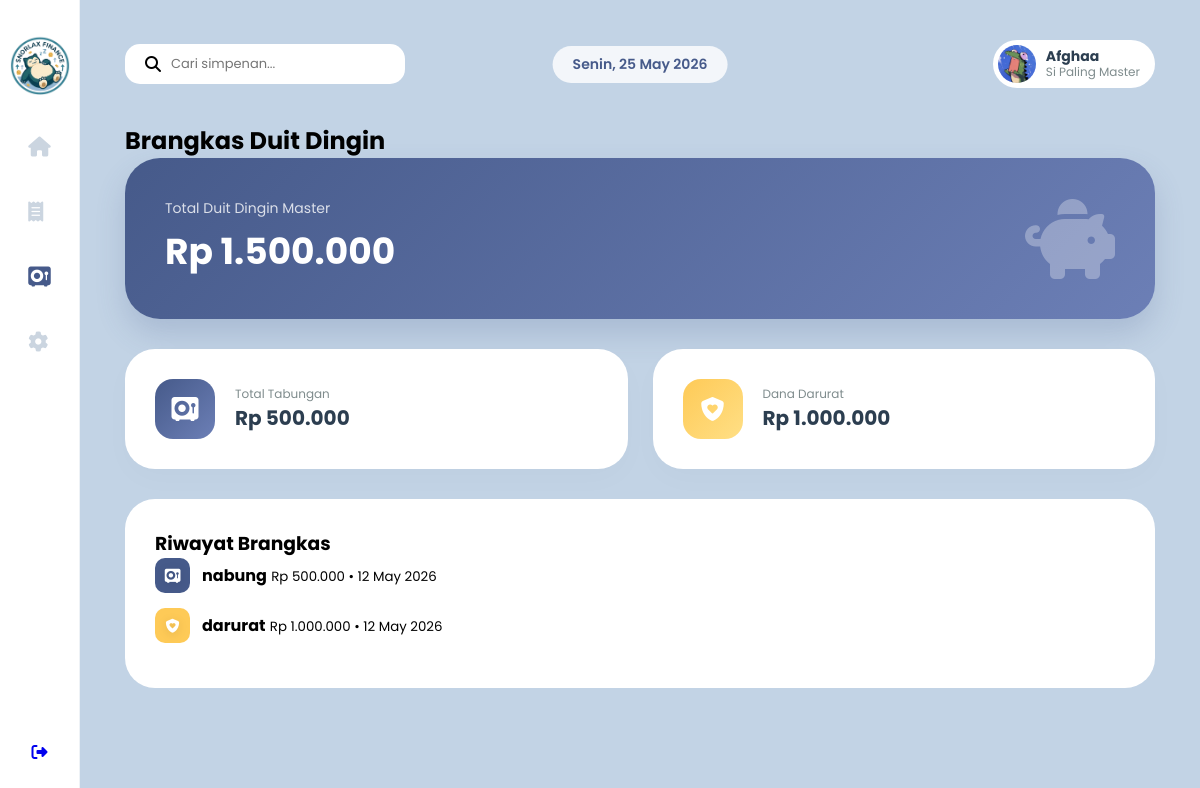
Page /fitur/vault.php (signed in) on the committed database.
### tables this page shows
CREATE TABLE `dompet` (
  `id` int NOT NULL,
  `user_id` int DEFAULT NULL,
  `tabungan` decimal(15,2) DEFAULT '0.00',
  `pengeluaran` decimal(15,2) DEFAULT '0.00',
  `pemasukan` decimal(15,2) DEFAULT '0.00',
  `dana_darurat` decimal(15,2) DEFAULT '0.00'
);

CREATE TABLE `transaksi` (
  `id` int NOT NULL,
  `user_id` int DEFAULT NULL,
  `judul` varchar(100) DEFAULT NULL,
  `tipe` varchar(50) DEFAULT NULL,
  `nominal` decimal(15,2) DEFAULT NULL,
  `tanggal` timestamp NULL DEFAULT CURRENT_TIMESTAMP
);

### config/koneksi.php (called while the page is built, shortened)
<?php
function formatRupiah(int $angka)
{
    return "Rp " . number_format($angka, 0, ',', '.');
}

### fitur/vault.php (the view, shortened to what this page needs)
<?php
require_once "../config/koneksi.php";
$user_id = $_SESSION['user_id'];
$q_dompet = mysqli_query($conn, "SELECT tabungan, dana_darurat FROM dompet WHERE user_id = '$user_id'");
$d = mysqli_fetch_assoc($q_dompet);
$total_tabungan = $d['tabungan'] ?? 0;
$total_darurat  = $d['dana_darurat'] ?? 0;
$total_duit_dingin = $total_tabungan + $total_darurat;
$q_trx = mysqli_query($conn, "SELECT * FROM transaksi
    WHERE user_id = '$user_id'
    AND tipe IN ('tabungan', 'dana_darurat')
    ORDER BY tanggal DESC");
$daftar_hari = ['Sunday' => 'Minggu', 'Monday' => 'Senin', 'Tuesday' => 'Selasa', 'Wednesday' => 'Rabu', 'Thursday' => 'Kamis', 'Friday' => 'Jumat', 'Saturday' => 'Sabtu'];
$tanggal_sekarang = $daftar_hari[date('l')] . ", " . date('d M Y');
?>
<!DOCTYPE html>
<html lang="en">
<head>
    <link rel="stylesheet" href="../css/dashboard.css">
    <link rel="stylesheet" href="https://cdnjs.cloudflare.com/ajax/libs/font-awesome/6.5.0/css/all.min.css">
</head>
<body>
    <div class="app-container">
        <aside class="sidebar">
            <div class="logo"><img src="../assets/img/logo.png" alt="Logo"></div>
            <nav class="menu">
                <a href="../auth/dashboard.php"><i class="fa-solid fa-house"></i></a>
                <a href="riwayat.php"><i class="fa-solid fa-receipt"></i></a>
                <a href="vault.php" class="active"><i class="fa-solid fa-vault"></i></a>
                <a href="setting.php"><i class="fa-solid fa-gear"></i></a>
            </nav>
            <div class="sidebar-bottom"><a href="../auth/logout.php"><i class="fa-solid fa-right-from-bracket"></i></a></div>
        </aside>
        <main class="main-content">
            <header class="topbar">
                <div class="search-box">
                    <i class="fa-solid fa-magnifying-glass"></i>
                    <input type="text" placeholder="Cari simpenan...">
                </div>
                <div class="date-center"><span><?php echo $tanggal_sekarang; ?></span></div>
                <div class="topbar-right">
                    <div class="user-profile">
                        <img src="../assets/img/profile.jpg" alt="Avatar">
                        <div class="user-info">
                            <strong><?php echo $_SESSION['username']; ?></strong>
                            <small>Si Paling Master</small>
                        </div>
                    </div>
                </div>
            </header>
            <h2 class="page-title">Brangkas Duit Dingin</h2>
            <div class="vault-hero">
                <div class="vault-total">
                    <p>Total Duit Dingin Master</p>
                    <h1><?php echo formatRupiah($total_duit_dingin); ?></h1>
                </div>
                <div class="vault-img">
                    <i class="fa-solid fa-piggy-bank" style="font-size: 80px; opacity: 0.3;"></i>
                </div>
            </div>
            <div class="vault-grid">
                <div class="v-card">
                    <div class="v-icon blue-bg"><i class="fa-solid fa-vault"></i></div>
                    <div class="v-info">
                        <p>Total Tabungan</p>
                        <h2><?php echo formatRupiah($total_tabungan); ?></h2>
                    </div>
                </div>
                <div class="v-card">
                    <div class="v-icon yellow-bg"><i class="fa-solid fa-shield-heart"></i></div>
                    <div class="v-info">
                        <p>Dana Darurat</p>
                        <h2><?php echo formatRupiah($total_darurat); ?></h2>
                    </div>
                </div>
            </div>
            <div class="notifications-section">
                <div class="notif-header">
                    <h3>Riwayat Brangkas</h3>
                </div>
                <div class="notif-list">
                    <?php if (mysqli_num_rows($q_trx) > 0): ?>
                        <?php while ($row = mysqli_fetch_assoc($q_trx)): ?>
                            <div class="notif-item">
                                <div class="notif">
                                    <div class="notif-icon <?php echo ($row['tipe'] == 'tabungan') ? 'blue' : 'yellow'; ?>">
                                        <i class="fa-solid <?php echo ($row['tipe'] == 'tabungan') ? 'fa-vault' : 'fa-shield-heart'; ?>"></i>
                                    </div>
                                    <div class="notif-text">
                                        <strong><?php echo $row['judul']; ?></strong>
                                        <small><?php echo formatRupiah($row['nominal']); ?> • <?php echo date('d M Y', strtotime($row['tanggal'])); ?></small>
                                    </div>
                                </div>
                            </div>
                        <?php endwhile; ?>
                    <?php else: ?>
                        <p style="text-align:center; padding:20px; color:var(--text-gray);">Belum ada isi brangkas nih.</p>
                    <?php endif; ?>
                </div>
            </div>
        </main>
    </div>
</body>
</html>

### css/dashboard.css (style rules this page uses)
:root { --primary-blue: #465a8a; --bg-main: #c2d3e5; --white: #ffffff; --text-dark: #2c3e50; --text-gray: #7f8c8d; --grad-biru: linear-gradient(135deg, #465a8a 0%, #6c7fb6 100%); }
* { margin: 0; padding: 0; box-sizing: border-box; font-family: "Poppins", sans-serif; }
body { display: flex; justify-content: center; align-items: center; height: 100vh; background: var(--bg-main); }
.app-container { width: 100%; height: 100%; display: flex; overflow: hidden; }
.sidebar { width: 80px; background: var(--white); display: flex; flex-direction: column; align-items: center; padding: 35px 0; border-right: 1px solid #eef2f6; }
.sidebar .logo img { width: 60px; height: 60px; object-fit: contain; }
.menu { flex-grow: 1; display: flex; flex-direction: column; gap: 35px; margin-top: 30px; }
.menu a { color: #cbd5e0; font-size: 20px; text-decoration: none; }
.menu a.active, .menu a:hover { color: var(--primary-blue); }
.main-content { flex-grow: 1; padding: 30px 45px; overflow-y: auto; scrollbar-width: none; position: relative; }
.topbar { display: flex; justify-content: space-between; align-items: center; margin-bottom: 25px; position: sticky; top: 0; z-index: 50; background: var(--bg-main); padding: 10px 0; }
.topbar-right { display: flex; align-items: center; gap: 20px; }
.date-center { position: absolute; left: 50%; transform: translateX(-50%); background: rgba(255, 255, 255, 0.8); padding: 8px 20px; border-radius: 20px; font-weight: 600; font-size: 14px; color: var(--primary-blue); }
.search-box { background: var(--white); padding: 10px 20px; border-radius: 15px; width: 280px; display: flex; align-items: center; gap: 10px; }
.search-box input { border: none; outline: none; width: 100%; font-size: 13px; }
.user-profile { display: flex; align-items: center; gap: 10px; background: var(--white); padding: 5px 15px 5px 5px; border-radius: 35px; }
.user-profile img { width: 38px; height: 38px; border-radius: 50%; }
.user-info { display: flex; flex-direction: column; line-height: 1.2; }
.user-info strong { font-size: 14px; color: var(--text-dark); display: block; }
.user-info small { font-size: 12px; color: var(--text-gray); display: block; }
.notifications-section { background: var(--white); flex: 1; border-radius: 30px; padding: 30px; min-width: 320px; }
.notif-item { display: flex; align-items: center; gap: 12px; margin-bottom: 15px; justify-content: space-between; }
.notif { display: flex; align-items: center; gap: 12px; }
.notif-icon { width: 35px; height: 35px; border-radius: 10px; display: flex; align-items: center; justify-content: center; color: white; }
.blue { background: #465a8a; }
.yellow { background: #feca57; }
.notif-icon.blue { background: #465a8a; color: white; }
.notif-icon.yellow { background: #feca57; color: white; }
.notif-icon i { font-size: 14px; filter: drop-shadow(0 2px 4px rgba(0, 0, 0, 0.1)); }
.vault-hero { background: var(--grad-biru); color: white; padding: 40px; border-radius: 35px; margin-bottom: 30px; display: flex; justify-content: space-between; align-items: center; box-shadow: 0 15px 30px rgba(70, 90, 138, 0.2); }
.vault-total h1 { font-size: 36px; margin-top: 5px; }
.vault-total p { opacity: 0.8; font-size: 14px; }
.vault-grid { display: grid; grid-template-columns: 1fr 1fr; gap: 25px; margin-bottom: 30px; }
.v-card { background: white; padding: 30px; border-radius: 30px; display: flex; align-items: center; gap: 20px; box-shadow: 0 10px 30px rgba(0, 0, 0, 0.02); }
.v-icon { width: 60px; height: 60px; border-radius: 18px; display: flex; align-items: center; justify-content: center; font-size: 24px; color: white; }
.v-info h2 { font-size: 20px; color: var(--text-dark); }
.v-info p { color: var(--text-gray); font-size: 12px; }
.blue-bg { background: var(--grad-biru); }
.yellow-bg { background: linear-gradient(135deg, #feca57 0%, #ffdf85 100%); }

### rows in the picture
dompet: formatRupiah($total_duit_dingin) "Rp 1.500.000", tabungan "Rp 500.000", dana_darurat "Rp 1.000.000"
transaksi: judul "nabung", nominal "Rp 500.000", tanggal "12 May 2026"
transaksi: judul "darurat", nominal "Rp 1.000.000", tanggal "12 May 2026"

### other values in the picture
$_SESSION['username'] "Afghaa"
